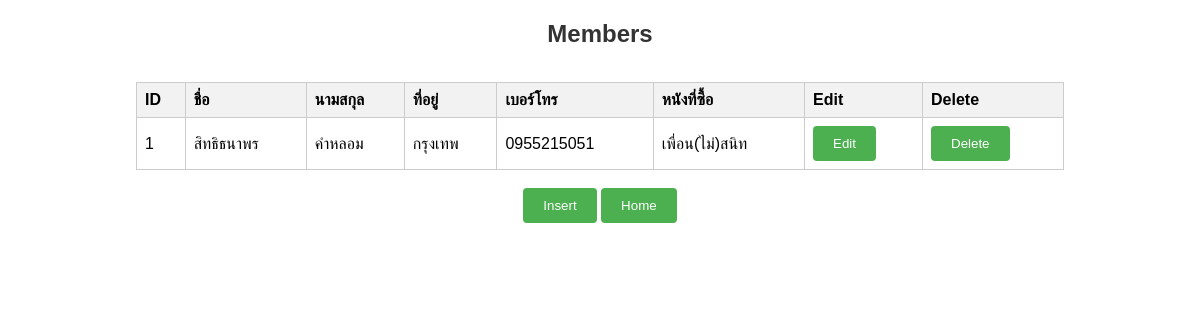
Screenshot of /memmenu.php with the database file from the repository.
### tables this page shows
CREATE TABLE `member` (
  `mid` varchar(3) NOT NULL,
  `mname` varchar(20) NOT NULL,
  `mlastname` varchar(30) NOT NULL,
  `maddress` varchar(50) NOT NULL,
  `mtel` varchar(10) NOT NULL
);

CREATE TABLE `product` (
  `pid` varchar(3) NOT NULL,
  `pname` varchar(20) NOT NULL,
  `pdetail` varchar(400) NOT NULL,
  `ptime` time NOT NULL,
  `pdate` date NOT NULL
);

### memmenu.php (the view, shortened to what this page needs)
<!DOCTYPE html>
<html lang="en">
<head>
    <link rel="stylesheet" href="style.css">
</head>
<body>
<?php
    require 'conn.php';
    $sql = "SELECT m.*, p.pname FROM member m
            LEFT JOIN mem_product mp ON m.mid = mp.mid
            LEFT JOIN product p ON mp.pid = p.pid";
    $result = $conn->query($sql);
?>
<h1>Members</h1><br>
<table>
    <thead>
        <tr>
            <th>ID</th>
            <th>ชื่อ</th>
            <th>นามสกุล</th>
            <th>ที่อยู่</th>
            <th>เบอร์โทร</th>
            <th>หนังที่ซื้อ</th>
            <th>Edit</th>
            <th>Delete</th>
        </tr>
    </thead>
    <tbody>
        <?php
            if ($result->num_rows > 0) {
                while ($row = $result->fetch_assoc()) {
                    echo "<tr><td>"
                        . $row["mid"] . "</td>"
                        . "<td>" . $row["mname"] . "</td>"
                        . "<td>" . $row["mlastname"] . "</td>"
                        . "<td>" . $row["maddress"] . "</td>"
                        . "<td>" . $row["mtel"] . "</td>"
                        . "<td>" . ($row["pname"] ? $row["pname"] : 'ไม่มีหนังที่ซื้อ') . "</td>"
                        . "<td><a href='editmem.php?mid=" . $row["mid"] . "'><button>Edit</button></a></td>"
                        . "<td><a href='delete.php?mid=" . $row["mid"] . "' onclick=\"return confirm('Are you sure you want to delete this member?');\"><button>Delete</button></a></td>";
                    echo "</tr>";
                }
            } else {
                echo "<tr><td colspan='8'>0 results</td></tr>";
            }
        ?>
    </tbody>
</table>
<br>
<a href='insertmem.php'><button>Insert</button></a>
<a href='home.php'><button>Home</button></a>
</body>
</html>

### style.css (style rules this page uses)
body { font-family: Arial, sans-serif; text-align: center; margin: 20px; }
h1 { color: #333; font-size: 24px; }
table { border-collapse: collapse; width: 80%; margin: 0 auto; }
th, td { border: 1px solid #ccc; padding: 8px; text-align: left; }
th { background-color: #f2f2f2; }
button { padding: 10px 20px; background-color: #4CAF50; color: white; border: none; border-radius: 4px; cursor: pointer; }

### rows the page displays
member: mid "1", mname "สิทธิธนาพร", mlastname "คำหลอม", maddress "กรุงเทพ", mtel "0955215051", product.pname "เพื่อน(ไม่)สนิท"
